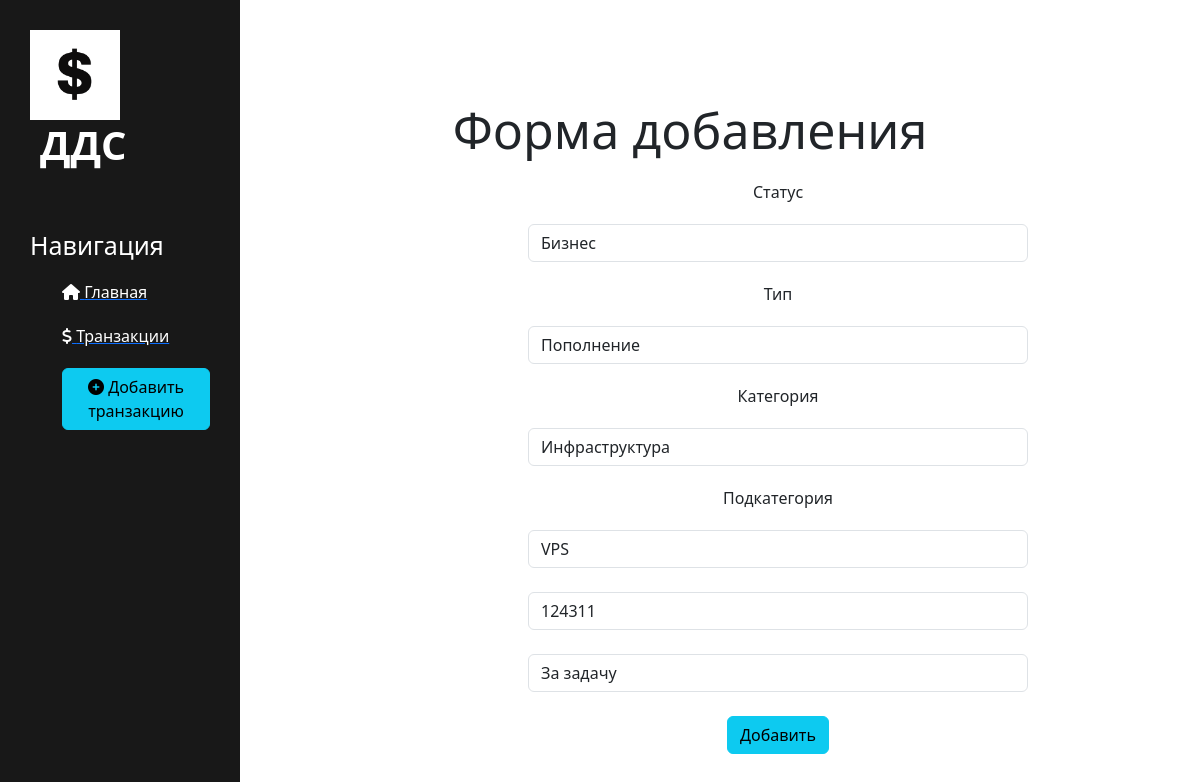
Screenshot of /transaction/1/update with the database file from the repository.
### transaction/models.py (models this page shows, shortened)
class Chek(models.Model):
    date_create = models.DateTimeField(auto_now_add=True)
    date_update = models.DateTimeField(auto_now=True)
    status = models.ForeignKey(Status, on_delete=models.PROTECT)
    type = models.ForeignKey(Type, on_delete=models.PROTECT)
    category = models.ForeignKey(Category, on_delete=models.PROTECT)
    sub_categoty = models.ForeignKey(SubCategory, on_delete=models.PROTECT)
    summ = models.IntegerField()
    coment = models.CharField('Коментарий', max_length=250)
    class Meta:
        verbose_name = 'Транзакция'
        verbose_name_plural = 'Транзакции'

### transaction/views.py (the view)
# urls.py: path('<int:pk>/update', views.TranUpdateView.as_view(), name='tran-update'),
class TranUpdateView(UpdateView):
    model = Chek
    template_name = 'transaction/create.html'
    form_class = ChekForm

### transaction/forms.py
class ChekForm(ModelForm):
    class Meta:
        model = Chek
        fields = '__all__'
        widgets = {
            'status': Select(attrs={
                'class': 'form-control',
                'placeholder': 'Выберите статус'
            }),
            'type': Select(attrs={
                'class': 'form-control',
                'placeholder': 'Выберите тип'
            }),
            'category': Select(attrs={
                'class': 'form-control',
                'placeholder': 'Выберите категорию'
            }),
            'sub_categoty': Select(attrs={
                'class': 'form-control',
                'placeholder': 'Выберите подкатегорию'
            }),
            "summ": NumberInput(attrs={
                'class': 'form-control',
                'placeholder': 'Сумма'
            }),
            "coment": TextInput(attrs={
                'class': 'form-control',
                'placeholder': 'Коментарий'
            }),
        }

### transaction/models.py (called while the page is built)
    def __str__(self):
        return self.name

    def __str__(self):
        return self.name

    def __str__(self):
        return self.name

    def __str__(self):
        return self.name

### transaction/templates/transaction/create.html (shortened to what this page needs)
{% extends 'main/layout.html' %}
{% block content %}
    <div class="features">
        <h1>Форма добавления</h1>
        <form method="post">
            <p>Статус</p>
            {{ form.status }}
            <p>Тип</p>
            {{ form.type }}
            <p>Категория</p>
            {{ form.category }}
            <p>Подкатегория</p>
            {{ form.sub_categoty }}<br>
            {{ form.summ }}<br>
            {{ form.coment }}<br>
            <button class="btn btn-info" type="submit">Добавить</button>
        </form>
    </div>
{% endblock %}

### main/static/main/css/main.css (style rules this page uses)
body { background: #fff; }
main .features { float: left; margin-top: 100px; text-align: center; width: 75%; }
main .features h1 { font-size: 50px; }
main .features p { max-width: 400px; margin: 20px auto }
form { margin-left: 32%; width: 500px; margin-top: 20px; }

### rows the page displays
Chek: status "Бизнес", type "Пополнение", category "Инфраструктура", sub_categoty "VPS", summ "124311", coment "За задачу"
